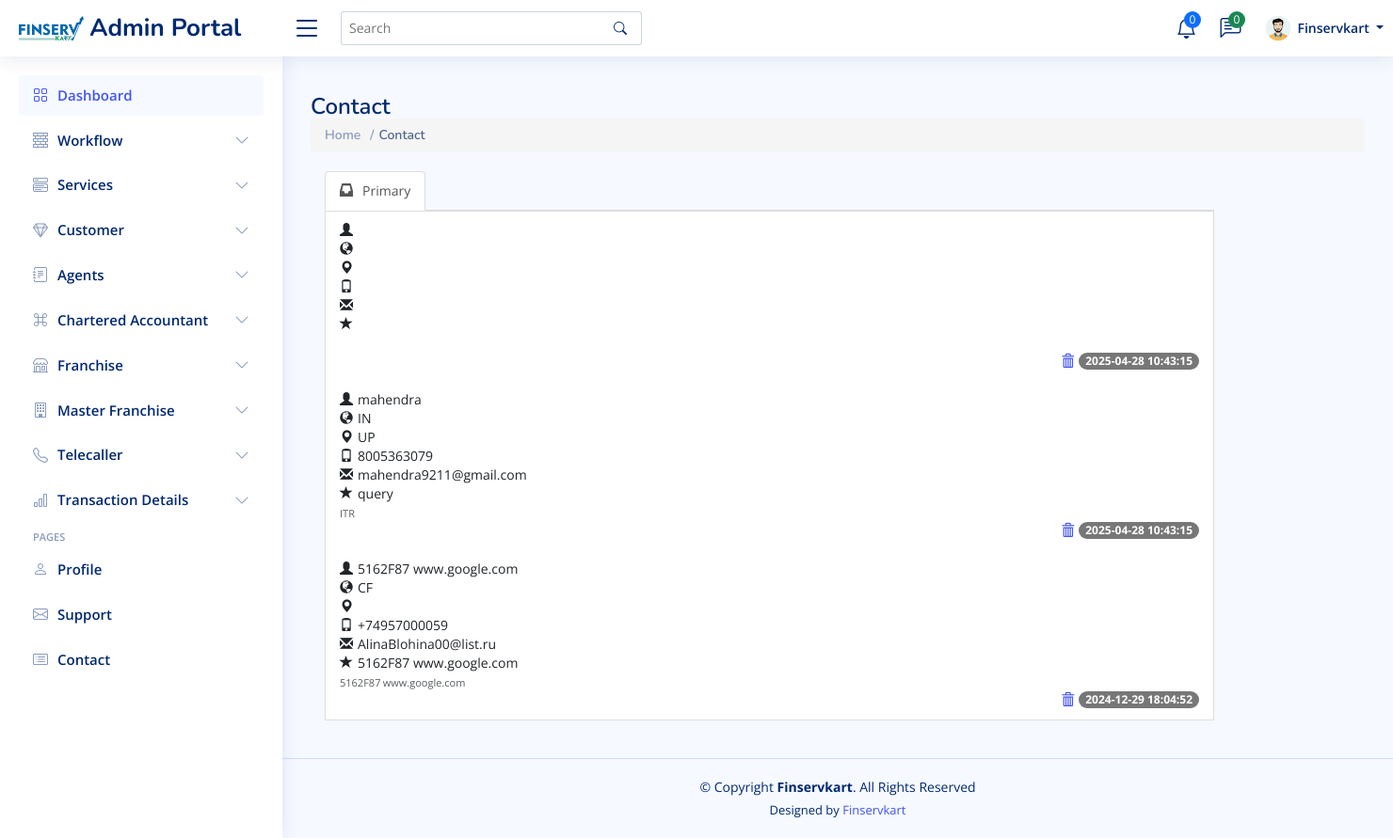
The page /admin/contact.php (signed in) on the database its author committed.
### tables this page shows
CREATE TABLE `contact` (
  `id` int(11) NOT NULL,
  `country` varchar(100) DEFAULT NULL,
  `state` varchar(100) DEFAULT NULL,
  `name` varchar(100) DEFAULT NULL,
  `phone` varchar(20) DEFAULT NULL,
  `email` varchar(100) DEFAULT NULL,
  `subject` varchar(100) DEFAULT NULL,
  `message` varchar(255) DEFAULT NULL,
  `regDate` timestamp NOT NULL DEFAULT current_timestamp()
);

### admin/contact.php (the view, shortened to what this page needs)
<?php session_start();
   include_once('../include/config.php');
   ?>
<!DOCTYPE html>
<html lang="en">
   <head>
      <link href="assets/vendor/bootstrap/css/bootstrap.min.css" rel="stylesheet">
      <link href="assets/vendor/bootstrap-icons/bootstrap-icons.css" rel="stylesheet">
      <link href="assets/vendor/boxicons/css/boxicons.min.css" rel="stylesheet">
      <link href="assets/vendor/quill/quill.snow.css" rel="stylesheet">
      <link href="assets/vendor/quill/quill.bubble.css" rel="stylesheet">
      <link href="assets/vendor/remixicon/remixicon.css" rel="stylesheet">
      <link href="assets/vendor/simple-datatables/style.css" rel="stylesheet">
      <link href="//maxcdn.bootstrapcdn.com/bootstrap/3.3.5/css/bootstrap.min.css" rel="stylesheet">
      <link href="assets/css/style.css" rel="stylesheet">
  <link rel="stylesheet" href="https://cdnjs.cloudflare.com/ajax/libs/toastr.js/latest/css/toastr.min.css">
   </head>
   <body>
      <?php include("include/header.php"); ?>
      <?php include("include/sider.php"); ?>
      <main id="main" class="main">
         <div class="pagetitle">
            <h1>Contact</h1>
            <nav>
               <ol class="breadcrumb">
                  <li class="breadcrumb-item"><a href="dashboard.php">Home</a></li>
                  <li class="breadcrumb-item active">Contact</li>
               </ol>
            </nav>
         </div>
         <section class="section contact">
            <div class="container">
               <div class="row">
                  <div class="col-sm-9 col-md-10">
                     <ul class="nav nav-tabs">
                        <li class="active"><a href="#home" data-toggle="tab"><span class="glyphicon glyphicon-inbox"></span>Primary</a></li>
                     </ul>
                     <div class="tab-content">
                        <div class="tab-pane fade in active" id="home">
                           <div class="list-group">
                              <?php
                                 $sql = "SELECT * FROM contact ORDER BY id DESC";
                                 $result = $con->query($sql);
                                 function truncateMessage($message, $maxWords = 255) {
                                 $words = preg_split("/[\n\r\t ]+/", $message, $maxWords + 1, PREG_SPLIT_NO_EMPTY);
                                 return $message;
                                 }
                                 if ($result->num_rows > 0) {
                                     while($row = $result->fetch_assoc()) {
                                         echo '<div class="list-group-item">';
                                         echo '<span class="name" style="min-width: 150px; display: inline-block;"><span class="glyphicon glyphicon-user"></span>' . $row['name'] . '</span><br/>';
                                         echo '<span class="name"><span class="glyphicon glyphicon-globe"></span>' . $row['country'] . '</span><br/>';
                                         echo '<span class="name"><span class="glyphicon glyphicon-map-marker"></span>' . $row['state'] . '</span><br/>';
                                         echo '<span class="name"><span class="glyphicon glyphicon-phone"></span>' . $row['phone'] . '</span><br/>';
                                         echo '<span class="name"><span class="glyphicon glyphicon-envelope"></span>' . $row['email'] . '</span><br/>';
                                         echo '<span class=""><span class="glyphicon glyphicon-star"></span>' . $row['subject'] . '</span><br/>';
                                         echo '<span class="text-muted" style="font-size: 11px; text-align: justify; hyphens: auto; text-justify: distribute; word-spacing: -0.5px;">' . truncateMessage($row['message'], 255) . '</span><br/>';
                                         echo '<span class="badge badge-primary">' . $row['regDate'] . '</span> ';
                                         echo '<span class="pull-right"><a href="api/delete.php?type=contact&id=' . $row['id'] . '" onClick="return confirmDeleteDetails(event, '. $row['id'] .');"><span class="glyphicon glyphicon-trash"></span></a></span>';
                                         echo '</div>';
                                     }
                                 } else {
                                     echo "No data available";
                                 }
                                 ?>
                           </div>
                        </div>
                     </div>
                  </div>
               </div>
            </div>
         </section>
      </main>
      <?php include("include/footer.php"); ?>
   </body>
</html>

### admin/include/header.php (shortened to what this page needs)
<?php session_start();
   include_once('../include/config.php');
?>
  <?php
  $query=mysqli_query($con,"select * from admin");
  while($result=mysqli_fetch_array($query))
  {?>
  <header id="header" class="header fixed-top d-flex align-items-center">
    <div class="d-flex align-items-center justify-content-between">
      <a href="dashboard.php" class="logo d-flex align-items-center">
        <img src="include/logo.webp" alt="">
        <span class="d-none d-lg-block">Admin Portal</span>
      </a>
      <i class="bi bi-list toggle-sidebar-btn"></i>
    </div>
    <div class="search-bar">
      <form class="search-form d-flex align-items-center" method="POST" action="#">
        <input type="text" name="query" placeholder="Search" title="Enter search keyword">
        <button type="submit" title="Search"><i class="bi bi-search"></i></button>
      </form>
    </div>
    <nav class="header-nav ms-auto">
      <ul class="d-flex align-items-center">
        <li class="nav-item dropdown">
          <a class="nav-link nav-icon" href="#" data-bs-toggle="dropdown">
            <i class="bi bi-bell"></i>
            <span class="badge bg-primary badge-number">0</span>
          </a>
        </li>
        <li class="nav-item dropdown">
          <a class="nav-link nav-icon" href="#" data-bs-toggle="dropdown">
            <i class="bi bi-chat-left-text"></i>
            <span class="badge bg-success badge-number">0</span>
          </a>
        </li>
        <li class="nav-item dropdown pe-3">
          <a class="nav-link nav-profile d-flex align-items-center pe-0" href="#" data-bs-toggle="dropdown">
            <?php $profileImage = empty($result['profile']) ? 'assets/profile/admin.png' : 'assets/profile/' . $result['profile'];?>
            <img src="<?php echo $profileImage; ?>" alt="Profile" class="rounded-circle" height="30" width="30" style="object-fit: cover;">
            <span class="d-none d-md-block dropdown-toggle ps-2">
            <?php
            $fullName = $result['name'];
            $nameParts = explode(" ", $fullName);
            $firstName = $nameParts[0];
            echo $firstName;
            ?>
            </span>
          </a>
        </li>
      </ul>
    </nav>
  </header>
  <?php } ?>

### admin/assets/css/style.css (style rules this page uses)
:root { scroll-behavior: smooth; }
body { font-family: "Open Sans", sans-serif; background: #f6f9ff; color: #444444; }
a { color: #4154f1; text-decoration: none; }
h1, h2, h3, h4, h5, h6 { font-family: "Nunito", sans-serif; }
#main { margin-top: 60px; padding: 20px 30px; transition: all 0.3s; }
.pagetitle { margin-bottom: 10px; }
.pagetitle h1 { font-size: 24px; margin-bottom: 0; font-weight: 600; color: #012970; }
.breadcrumb { font-size: 14px; font-family: "Nunito", sans-serif; color: #899bbd; font-weight: 600; }
.breadcrumb a { color: #899bbd; transition: 0.3s; }
.breadcrumb .breadcrumb-item::before { color: #899bbd; }
.breadcrumb .active { color: #51678f; font-weight: 600; }
.logo { line-height: 1; }
@media (min-width: 1200px) { .logo { width: 280px; } }
.logo img { max-height: 26px; margin-right: 6px; }
.logo span { font-size: 26px; font-weight: 700; color: #012970; font-family: "Nunito", sans-serif; }
.header { transition: all 0.5s; z-index: 997; height: 60px; box-shadow: 0px 2px 20px rgba(1, 41, 112, 0.1); background-color: #fff; padding-left: 20px; }
.header .toggle-sidebar-btn { font-size: 32px; padding-left: 10px; cursor: pointer; color: #012970; }
.header .search-bar { min-width: 360px; padding: 0 20px; }
.header .search-form { width: 100%; }
.header .search-form input { border: 0; font-size: 14px; color: #012970; border: 1px solid rgba(1, 41, 112, 0.2); padding: 7px 38px 7px 8px; border-radius: 3px; transition: 0.3s; width: 100%; }
.header .search-form button { border: 0; padding: 0; margin-left: -30px; background: none; }
.header .search-form button i { color: #012970; }
.header-nav ul { list-style: none; }
.header-nav>ul { margin: 0; padding: 0; }
.header-nav .nav-icon { font-size: 22px; color: #012970; margin-right: 25px; position: relative; }
.header-nav .nav-profile { color: #012970; }
.header-nav .nav-profile img { max-height: 36px; }
.header-nav .nav-profile span { font-size: 14px; font-weight: 600; }
.header-nav .badge-number { position: absolute; inset: -2px -5px auto auto; font-weight: normal; font-size: 12px; padding: 3px 6px; }
@media (min-width: 1200px) { #main, #footer { margin-left: 300px; } }

### admin/contact.php (style rules this page uses)
.nav-tabs .glyphicon:not(.no-margin) { margin-right: 10px; }
.tab-pane .list-group-item:first-child { border-top-right-radius: 0px; border-top-left-radius: 0px; }
.tab-pane .list-group-item:last-child { border-bottom-right-radius: 0px; border-bottom-left-radius: 0px; }
.tab-pane .list-group .glyphicon { margin-right: 5px; }

### rows shown on the page
contact: regDate "2025-04-28 10:43:15"
contact: name "mahendra", country "IN", state "UP", phone "8005363079", email "mahendra9211@gmail.com", subject "query", message "ITR", regDate "2025-04-28 10:43:15"
contact: name "5162F87 www.google.com", country "CF", phone "+74957000059", email "AlinaBlohina00@list.ru", subject "5162F87 www.google.com", message "5162F87 www.google.com", regDate "2024-12-29 18:04:52"

### other values the page prints
$firstName "Finservkart"
